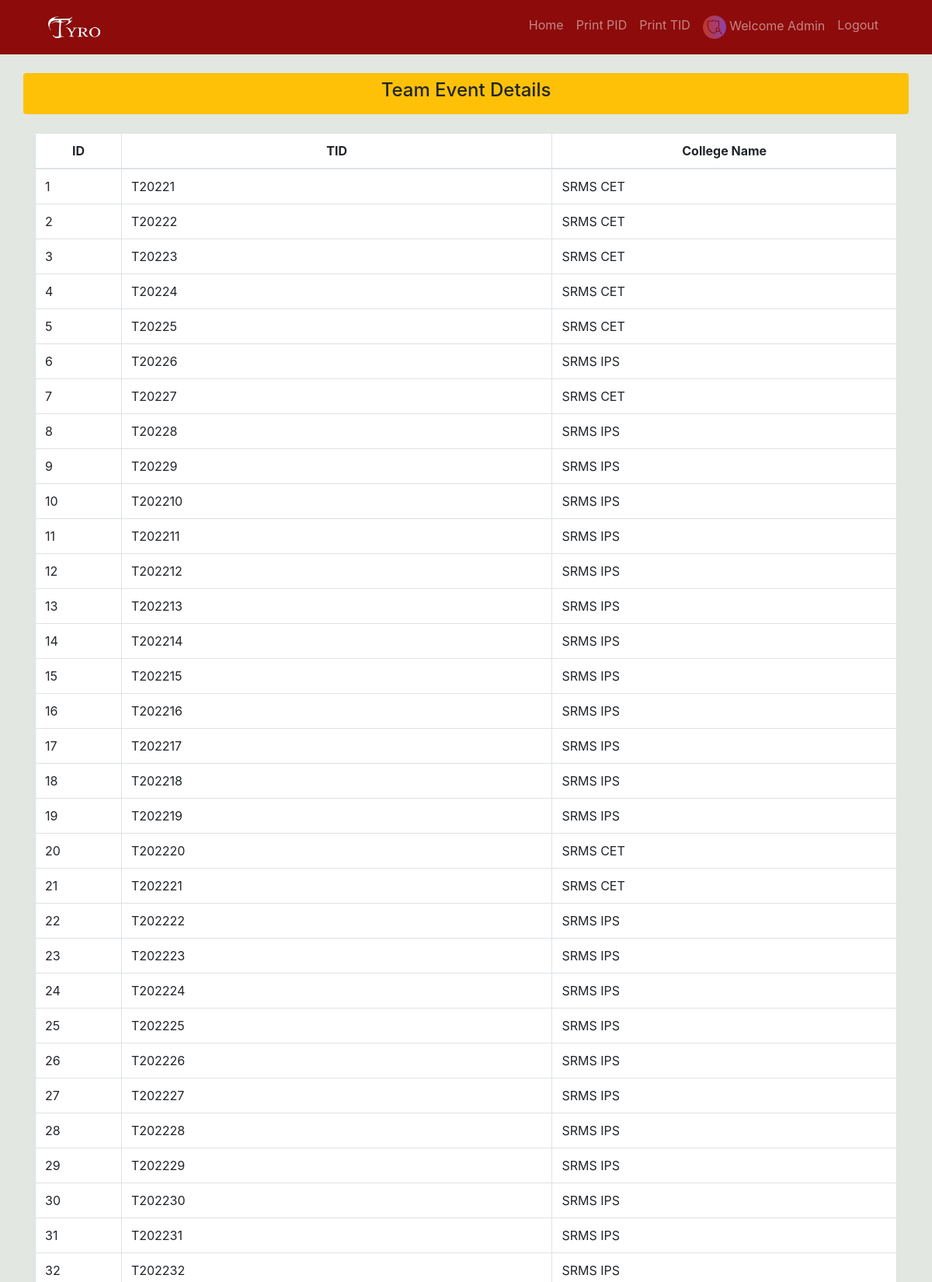
The app's page /regportal/admin/t_event_details.php (upper part) with its own data.
### tables this page shows
CREATE TABLE `sign` (
  `id` int(10) NOT NULL,
  `name` varchar(25) NOT NULL,
  `username` varchar(25) NOT NULL,
  `password` varchar(25) NOT NULL,
  `level` varchar(20) NOT NULL
);

CREATE TABLE `tid` (
  `id` int(100) NOT NULL,
  `TID` varchar(1000) NOT NULL,
  `Total Members` int(250) NOT NULL,
  `date` date NOT NULL,
  `college` varchar(255) DEFAULT NULL,
  `generated_by` varchar(250) DEFAULT NULL,
  `members` varchar(255) NOT NULL
);

### regportal/admin/t_event_details.php (the view, shortened to what this page needs)
<?php include('../connection.php')?>
<?php
$sql = 'SELECT * FROM tid';
$retval = mysqli_query($con,$sql);
?>
<?php include('includes/head.php')?>
<body>
<?php include('includes/navbar.php')?>
<div class="container">
  <div class="row rounded mt-4 bg-warning">
    <div class="col-md-12 p-2 text-center">
      <h4>Team Event Details</h4>
    </div>
  </div>
  <div class="row mt-4">
    <div class="col-md-12">
      <table class="table table-bordered table-hover bg-white">
        <thead>
          <tr class="text-center">
          <th scope="col" style="width:10%">ID</th>
            <th scope="col" style="width:50%">TID</th>
            <th scope="col" style="width:50%">College Name</th>
          </tr>
        </thead>
        <tbody>
          <?php
   while ($row = mysqli_fetch_assoc($retval)) {
    ?>
     <tr>
     <td>
        <?php
         echo $row["id"]
         ?>
      </td>
     <td>
        <?php
         echo $row["TID"]
         ?>
      </td>
      <td>
        <?php
         echo $row["college"]
         ?>
      </td>
    </tr>
    <?php
   }
   ?>
        </tbody>
      </table>
    </div>
  </div>
</div>
<?php include('includes/footer.php')?>

### regportal/admin/includes/navbar.php (shortened to what this page needs)
<?php include('../connection.php')?>
<?php
$qy1 ='SELECT * from sign';
$rst1 = mysqli_query($con,$qy1);
$level1 = mysqli_fetch_assoc($rst1);
?>
<div class="concontainer-fluid nav_bg px-0 fixed-top">
  <div class="container">
  <div class="row">
    <div class="col-md-12 py-1">
      <nav class="navbar navbar-expand-lg navbar-dark">
        <a class="navbar-brand" href="#">
          <img src="../assets/images/tyro.png" alt="" width="70" height="30"
            class="d-inline-block align-text-top">
        </a>
        <div class="collapse navbar-collapse" id="navbarSupportedContent">
          <ul class="navbar-nav ml-auto ">
            <li class="nav-item">
              <a href="index.php" class="nav-link">Home</a>
            </li>
            <li class="nav-item">
              <a href="find_pid.php" class="nav-link">Print PID</a>
            </li>
            <li class="nav-item">
              <a href="find_tid.php" class="nav-link">Print TID</a>
            </li>
            <li class="nav-item">
              <a class="nav-link " href="profile.php" > <img width="30px"src="images/<?php echo $level1['level']; ?>.png"> Welcome <?php echo $level1['level']; ?> </a>
            </li>
            <li class="nav-item">
              <a href="logout.php" class="nav-link">Logout</a>
            </li>
          </ul>
        </div>
      </nav>
    </div>
  </div>
  </div>
</div>

### regportal/admin/css/style.css (style rules this page uses)
:root { --theme: #8d0b0b; --bgcolor: #126364; --yellow: r; }
body { background: #E2E7E1; min-height: 100vh; }
.nav_bg { background-color: var(--theme); }

### regportal/admin/includes/head.php (style rules this page uses)
body { padding-top: 70px; }

### records on screen
sign: level (picture), level "Admin"
tid: id "1", TID "T20221", college "SRMS CET"
tid: id "2", TID "T20222", college "SRMS CET"
tid: id "3", TID "T20223", college "SRMS CET"
tid: id "4", TID "T20224", college "SRMS CET"
tid: id "5", TID "T20225", college "SRMS CET"
tid: id "6", TID "T20226", college "SRMS IPS"
tid: id "7", TID "T20227", college "SRMS CET"
tid: id "8", TID "T20228", college "SRMS IPS"
tid: id "9", TID "T20229", college "SRMS IPS"
tid: id "10", TID "T202210", college "SRMS IPS"
tid: id "11", TID "T202211", college "SRMS IPS"
tid: id "12", TID "T202212", college "SRMS IPS"
tid: id "13", TID "T202213", college "SRMS IPS"
tid: id "14", TID "T202214", college "SRMS IPS"
tid: id "15", TID "T202215", college "SRMS IPS"
tid: id "16", TID "T202216", college "SRMS IPS"
tid: id "17", TID "T202217", college "SRMS IPS"
tid: id "18", TID "T202218", college "SRMS IPS"
tid: id "19", TID "T202219", college "SRMS IPS"
tid: id "20", TID "T202220", college "SRMS CET"
tid: id "21", TID "T202221", college "SRMS CET"
tid: id "22", TID "T202222", college "SRMS IPS"
tid: id "23", TID "T202223", college "SRMS IPS"
tid: id "24", TID "T202224", college "SRMS IPS"
tid: id "25", TID "T202225", college "SRMS IPS"
tid: id "26", TID "T202226", college "SRMS IPS"
tid: id "27", TID "T202227", college "SRMS IPS"
tid: id "28", TID "T202228", college "SRMS IPS"
tid: id "29", TID "T202229", college "SRMS IPS"
tid: id "30", TID "T202230", college "SRMS IPS"
tid: id "31", TID "T202231", college "SRMS IPS"
tid: id "32", TID "T202232", college "SRMS IPS"
